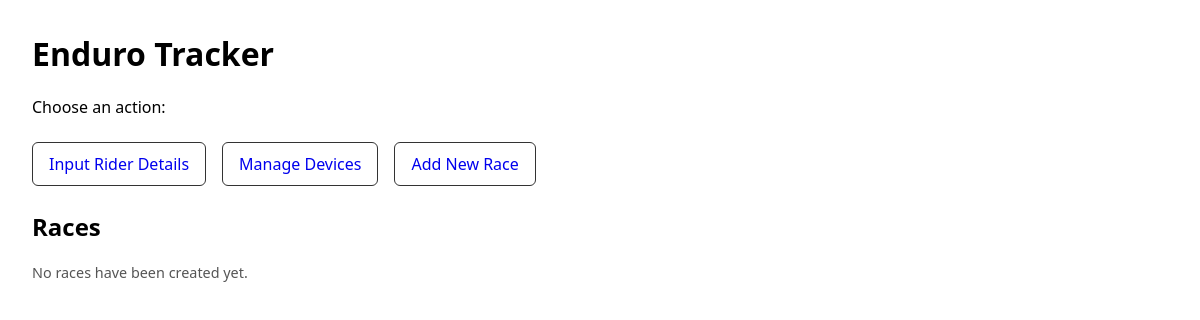
The app's page /, older data.
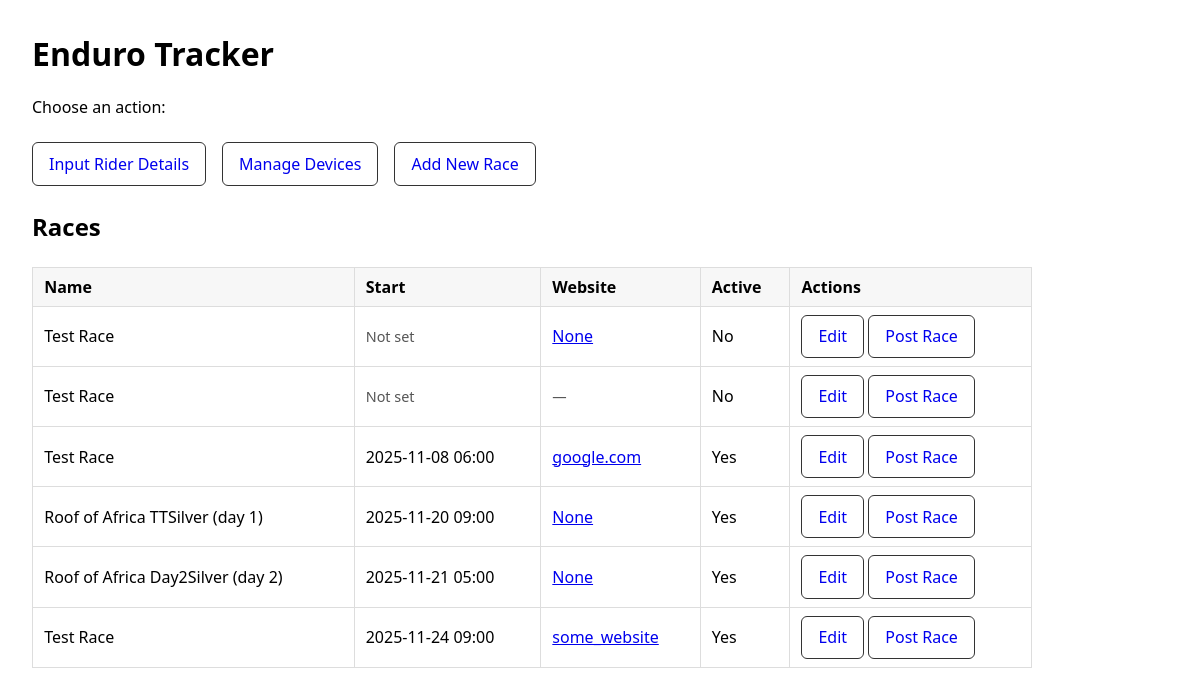
The same page, newer data.
### src/db/models.py (models this page shows)
class Race(Base):
    __tablename__ = "races"
    id = Column(Integer, primary_key=True)
    name = Column(String(128), nullable=False)
    description = Column(Text, nullable=True)
    website = Column(String(256), nullable=True)
    starts_at = Column(DateTime(timezone=True), nullable=True)
    ends_at = Column(DateTime(timezone=True), nullable=True)
    active = Column(Boolean, nullable=False, default=True)
    routes = relationship("Route", back_populates="race")

### src/web/home.py (the view)
@bp_home.route("/")
def home_page():
    session = SessionLocal()
    try:
        races = session.query(Race).order_by(Race.starts_at.asc()).all()
    finally:
        session.close()
    categories = app_config.get("categories") or ["Professional", "Open", "Junior"]
    default_category = categories[0] if categories else ""
    return render_template(
        "home.html",
        races=races,
        default_category=default_category,
    )

### templates/home.html (shortened to what this page needs)
<!doctype html>
<html lang="en">
  <head>
  </head>
  <body>
    <header>
      <h1>Enduro Tracker</h1>
      <p>Choose an action:</p>
    </header>
    <div class="stack">
      <a class="btn" href="{{ url_for('riders.rider_form') }}">Input Rider Details</a>
      <a class="btn" href="{{ url_for('devices.devices_index') }}">Manage Devices</a>
      <a class="btn" href="{{ url_for('races.new_race') }}">Add New Race</a>
    </div>
    <h2 style="margin-top:1.5rem;">Races</h2>
    {% if races %}
      <table>
        <thead>
          <tr>
            <th>Name</th>
            <th>Start</th>
            <th>Website</th>
            <th>Active</th>
            <th class="actions">Actions</th>
          </tr>
        </thead>
        <tbody>
          {% for race in races %}
            <tr>
              <td>{{ race.name }}</td>
              <td>
                {% if race.starts_at %}
                  {{ race.starts_at.strftime('%Y-%m-%d %H:%M') }}
                {% else %}
                  <span class="muted">Not set</span>
                {% endif %}
              </td>
              <td>
                {% if race.website %}
                  <a href="{{ race.website }}" target="_blank" rel="noopener">{{ race.website }}</a>
                {% else %}
                  <span class="muted">—</span>
                {% endif %}
              </td>
              <td>{{ 'Yes' if race.active else 'No' }}</td>
              <td class="actions">
                <a class="btn" href="{{ url_for('races.edit_race', race_id=race.id, category=default_category) }}">Edit</a>
                <a class="btn" href="{{ url_for('races.post_race', race_id=race.id) }}">Post Race</a>
              </td>
            </tr>
          {% endfor %}
        </tbody>
      </table>
    {% else %}
      <p class="muted">No races have been created yet.</p>
    {% endif %}
  </body>
</html>

### templates/home.html (style rules this page uses)
body { font-family: system-ui, sans-serif; margin: 2rem; max-width: 1000px; }
.btn { display:inline-block; padding:.6rem 1rem; border:1px solid #333; border-radius:6px; text-decoration:none; background:#fff; cursor:pointer; }
.stack { display:flex; gap:1rem; flex-wrap:wrap; }
header { margin-bottom:1.5rem; }
table { border-collapse: collapse; width: 100%; margin-top: 1.5rem; }
th, td { border:1px solid #ddd; padding:.5rem .7rem; text-align:left; }
th { background:#f7f7f7; }
.muted { color:#555; font-size:.9rem; }
.actions { white-space: nowrap; }

Row changes from the older to the newer data that the page shows:
added Race: name "Test Race", shows "Not set", website "None", active "No"
added Race: name "Test Race", shows "Not set", active "No"
added Race: name "Test Race", starts_at "2025-11-08 06:00", website "google.com", active "Yes"
added Race: name "Roof of Africa TTSilver (day 1)", starts_at "2025-11-20 09:00", website "None", active "Yes"
added Race: name "Roof of Africa Day2Silver (day 2)", starts_at "2025-11-21 05:00", website "None", active "Yes"
added Race: name "Test Race", starts_at "2025-11-24 09:00", website "some_website", active "Yes"
Text that changed along with them:
text no longer shown: "No races have been created yet."
text now shown: "Name Start Website Active Actions"
